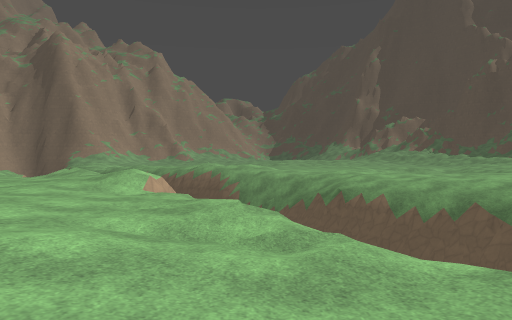
View 1 (above)

24 first-person views from a walk through a level from a Godot 3-D game. The camera is 1.3 m above the floor, looks level and sees 70° across. The floor is counted in squares, 2.09 m on a side. Each view is taken from the middle of a square. On the plan, view 1 faces up. The plan holds only what a view shows up to about 10 squares ahead; the rest is blank. The place goes on beyond the plan. Surface patterns are stand-ins for the level's own textures.

View 2
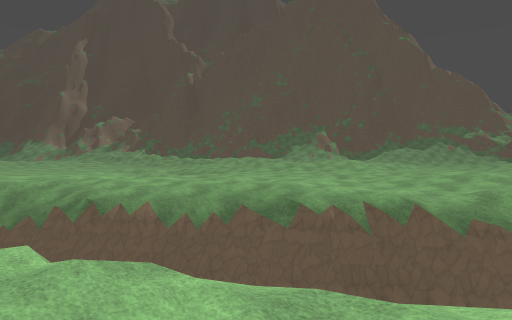

View 3
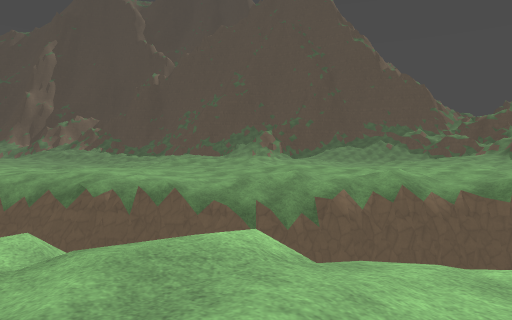

View 4
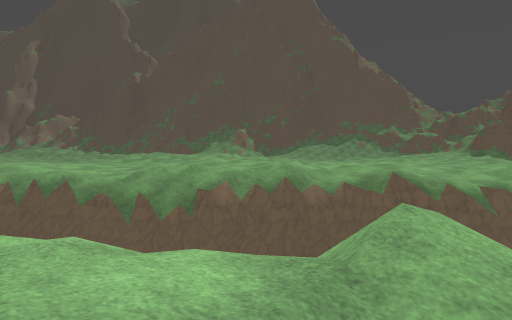

View 5
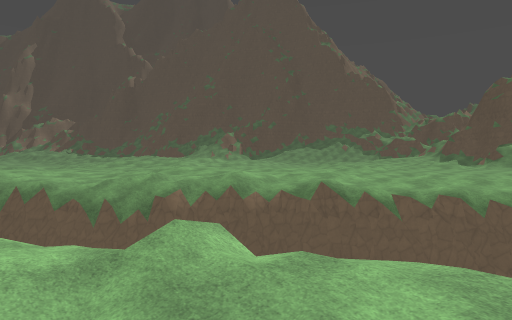

View 6
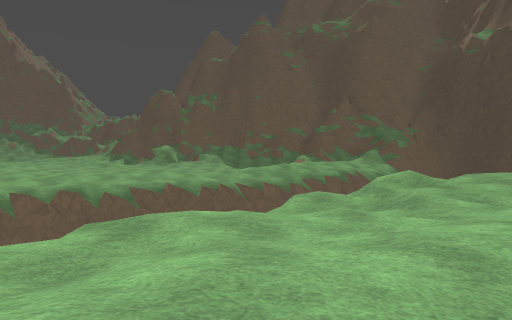

View 7
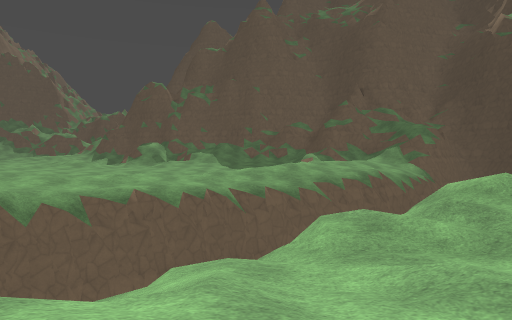

View 8
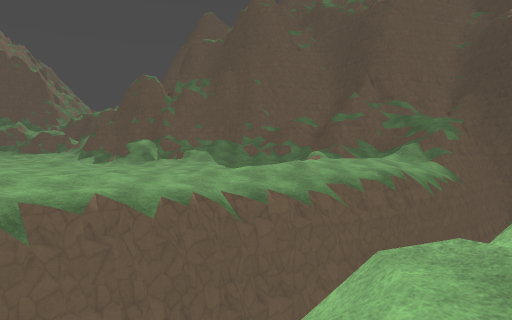

View 9
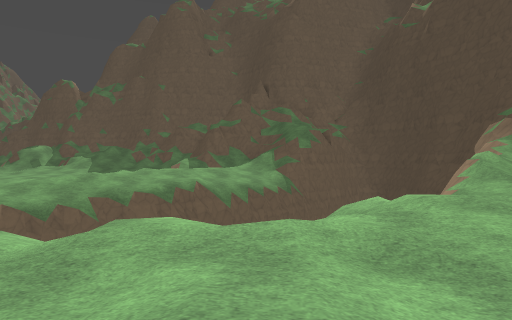

View 10
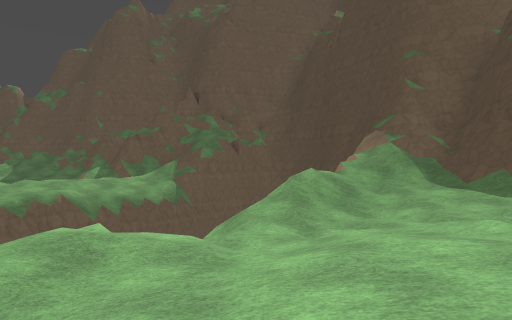

View 11
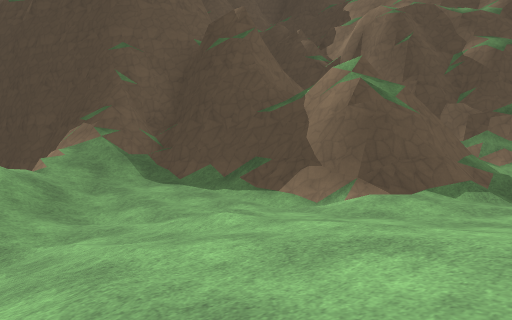

View 12
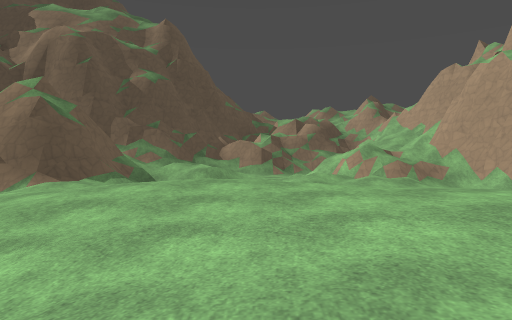

View 13
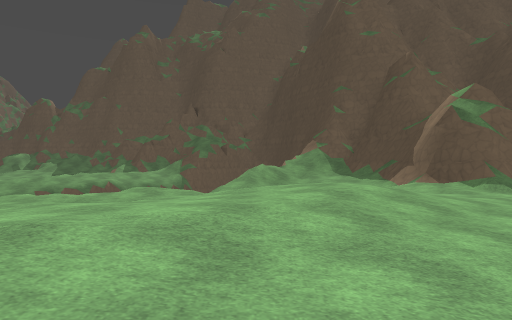

View 14
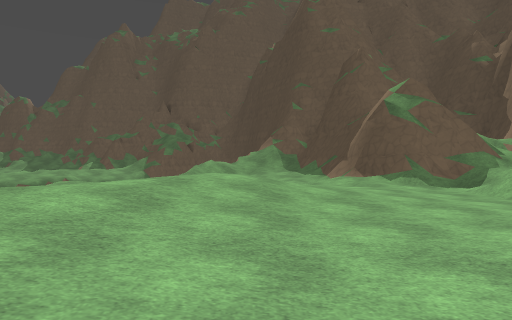

View 15
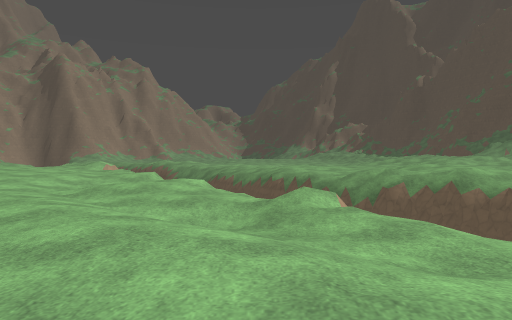

View 16
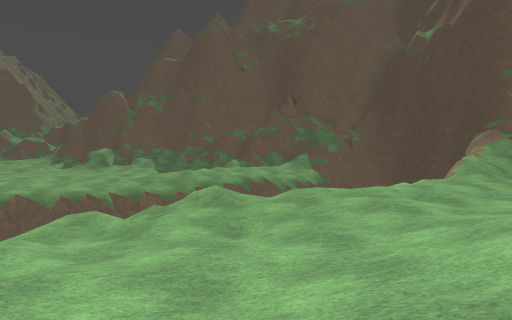

View 17
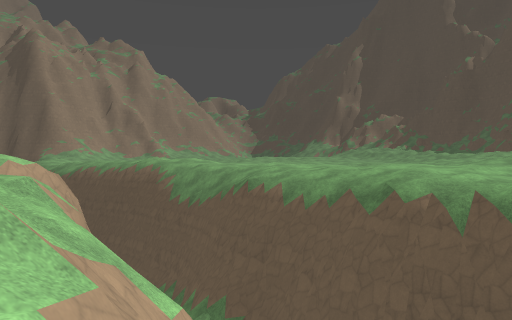

View 18
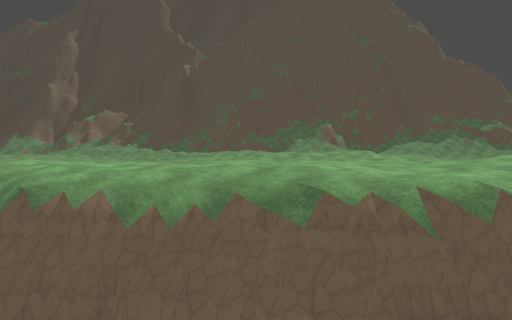

View 19
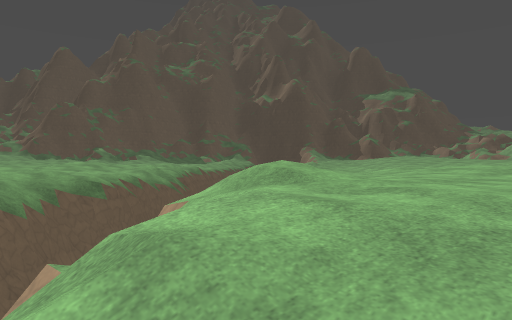

View 20
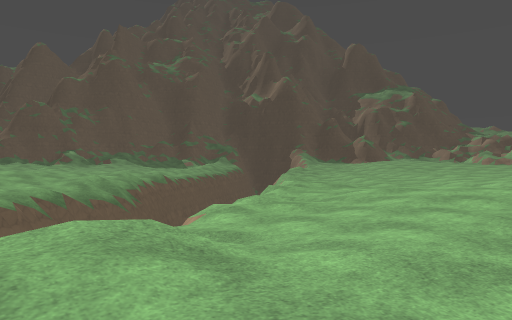

View 21
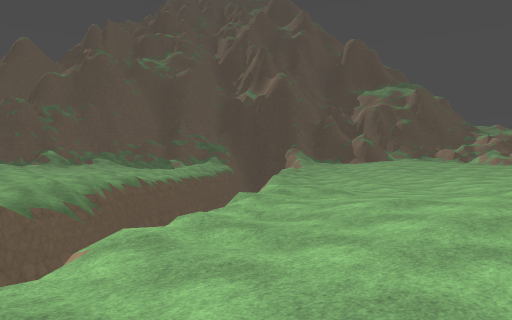

View 22
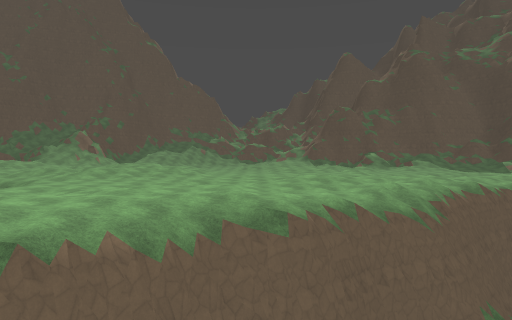

View 23
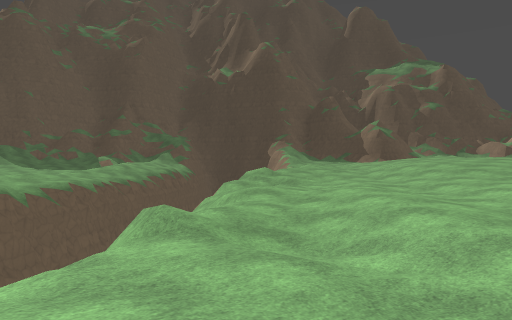

View 24
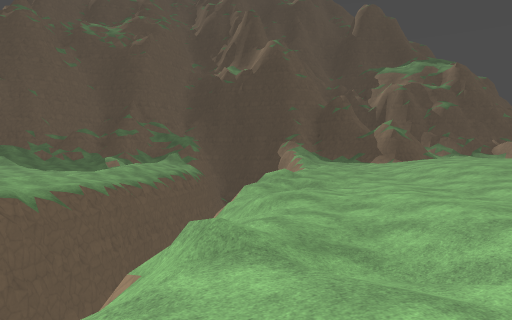

### Floor plan
Key: @ floor where view 1 was taken; # wall or solid block; . main floor; : floor 0.5 m higher than the main floor; - floor 0.5 m lower than the main floor; + floor 0.75 m higher than the main floor; _ floor 0.75 m lower than the main floor; * floor 1.25 m higher than the main floor; % floor 1.5 m higher than the main floor; / step, stairs or slope; = window, fence, low wall or low ledge; ^ raised ledge; v drop or lower ground.
Columns run from 6 left of view 1 to 19 right of it. Each row starts with its distance up from view 1.
 12 --v     ^^^^^^
 11 .///    v^^^^^^
 10 .:./v  vvv^^^^^
  9 .::/v  vvvv^^^^^
  8  ::/v    vv^^^^^^^
  7  .:../    v#######
  6  .:../v    v##
  5  .:.../     v#
  4  :::.../v   v##
  3   ::././v    v##
  2   ++:...v    v##
  1    ::.../      ##
  0     :.@--/      ###
 -1     ...-../      ##
 -2    /...-..-/     v#
 -3    :...-/.-//     ##
 -4     :. .----/= v  v##
 -5        ../_/-//v   v#
 -6         ../_--     v##
 -7          ../--//    v##
 -8          ...--.//v   v^^^^
 -9          ....-./_/    v^^^
-10          ..-..-/_-    v^^^
-11           ..../__//    v^^
-12           .....-../    v#^
-13           ::...././     v^
-14           +++/....:      v
-15              +/.::/
-16               + ..://
-17              *++/.:+/
-18            %**+++::+//v
-19           *%%**++++..//v
-20          ++*%%***++/////v
-21           ++*%%%%*++:.///v
-22          +++++*%*+++/::+//
-23           ++++++++++++++/#
-24         +++++++++++////###
-25         +++++++++++#####
-26          :++++++++###

Where each view was taken, in squares from view 1:
view 1: 0 up, 0 right, facing up
view 2: 2 up, 1 left, facing up-right
view 3: 3 down, 2 right, facing up-right
view 4: 5 down, 4 right, facing up-right
view 5: 7 down, 4 right, facing up-right
view 6: 9 down, 4 right, facing right
view 7: 9 down, 7 right, facing right
view 8: 9 down, 9 right, facing right
view 9: 15 down, 9 right, facing right
view 10: 19 down, 9 right, facing right
view 11: 19 down, 10 right, facing down-right
view 12: 16 down, 8 right, facing down
view 13: 20 down, 3 right, facing right
view 14: 22 down, 3 right, facing right
view 15: 10 down, 5 right, facing up
view 16: 13 down, 5 right, facing right
view 17: 0 up, 3 right, facing up
view 18: 4 up, 1 right, facing up-right
view 19: 12 up, 6 left, facing down-right
view 20: 9 up, 5 left, facing down-right
view 21: 7 up, 4 left, facing down-right
view 22: 8 up, 3 left, facing right
view 23: 2 down, 2 right, facing down-right
view 24: 2 down, 3 right, facing down-right
